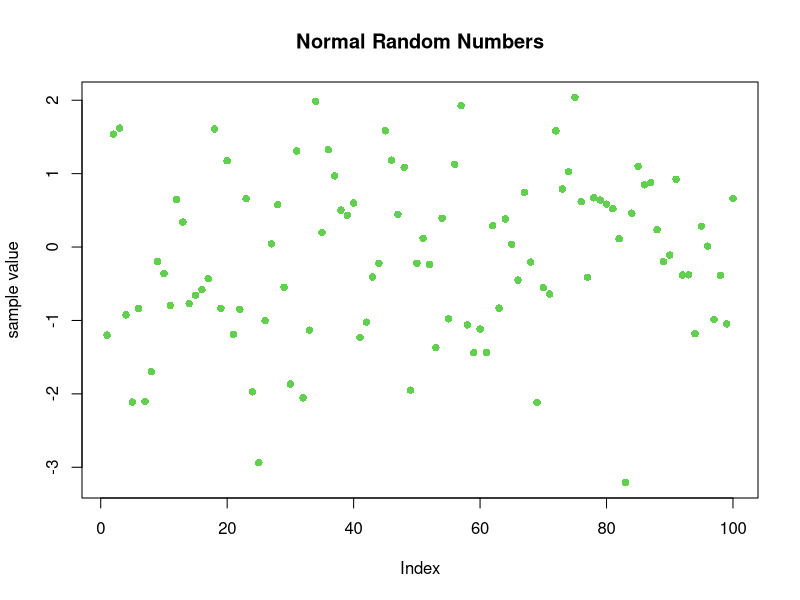

Recreate this plot in R.
## ---- chunk 1
knitr::opts_chunk$set(echo = TRUE, warning=FALSE, message=FALSE)
## knitr::opts_chunk$set(warning=FALSE, message=FALSE,fig.align='center',fig.height=3) 
## For your homework solutions, you may want to hind warning and long messages, center the figures, and set the default height of figures.
## ---- chunk 2
#using <- to assign values to variables

#numerical variables
x<-2
y<-3
x+y    #operation on variables
z<-x+y #restore the operations results
z
#logical variables
x==2
x==3
x!=3

#string
a<-"PSTAT 126"
a
## ---- chunk 3
#numeric vector
numeric.vector<-c(2018, 1, 25, 9, 126)
one.to.five<-c(1,2,3,4,5)
one.to.five
1:5
dup<-rep(2,times=5)
dup

#string vector
character.vector<-c("try","to","be","a","qualified","data","scientist")
character.vector

#atomic property
atomic<-c("Lab",1,"PSTAT",126)
atomic

#operation between vectors and variables
one.to.five+1
one.to.five/5

one.to.five+1:5
## ---- chunk 4
mat1<-matrix(1:9, ncol = 3, nrow = 3)
mat1
mat2<-matrix(1:9, ncol = 3, nrow = 3, byrow = T)
mat2
mat3<-rbind(numeric.vector,one.to.five)
mat3
mat4<-cbind(numeric.vector,one.to.five)
mat4
mat1%*%t(mat2)
## ---- chunk 5
list.example<-list(language=c("R","Matlab","Python","JAVA"),
                   OpenOrNot=c(TRUE,FALSE,TRUE), # this colume only has three elements.
                   RateByMe=c(9,7,10,8))
data.frame.example<-data.frame(language=c("R","Matlab","Python","JAVA"),
                               OpenOrNot=c("TRUE","FALSE","TRUE","Part"),
                               RateByMe=c(9,7,10,8)) # length of all columns is 4.
data.frame.example
## ---- chunk 6
mean(one.to.five)
var(one.to.five)
set.seed(20171004)
plot(rnorm(100),ylab = "sample value",main="Normal Random Numbers",pch=16,col=3)
## ---- chunk 7
############              accessing elements from vector              ############
character.vector[2]
# change character.vector[2] to "2"
character.vector[2]<-"2" # when you put " " around the number, it is a character now.
character.vector[c(2:5)] # the same with character.vector[c(2,3,4,5)]
character.vector[c(2,5)]
############             accessing variables from a data frame         ############
data.frame.example[2,3] # element in second raw, third column
data.frame.example[, 2] # get the second column
data.frame.example$OpenOrNot # in data.frame, each column has a name, get the vector by name.
